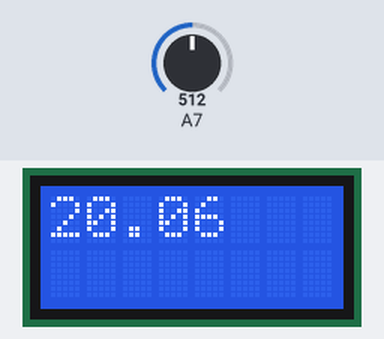
A sketch run on a simulated Arduino Nano, built with avr-gcc and run on an emulated ATmega328P. Parts: 8×2 character LCD. Inputs (shaded band) come from the test bench; at power-on: A7 = 512.

Above: at 1.4 s.
1.5 s: A7 set to 716
At 2.9 s:
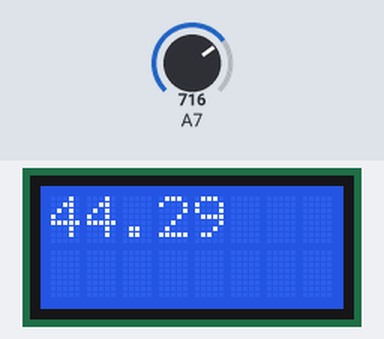
3.9 s: A7 set to 900
At 5.8 s:
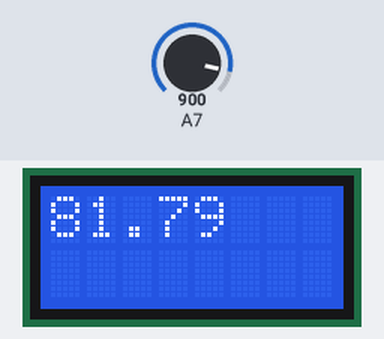
6.4 s: A7 set to 1023
At 8.6 s:
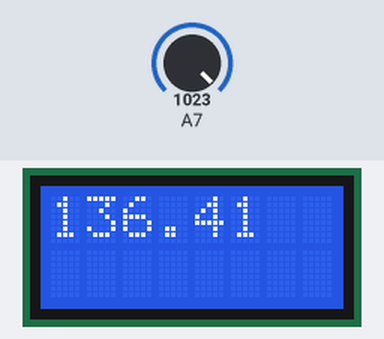
Timing chart, 0 to 10.1 s (numbered marks = the images above; inputs shaded):
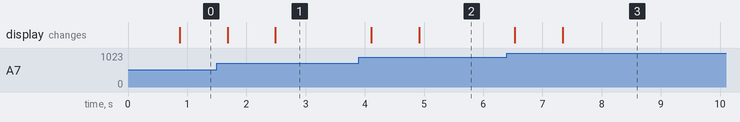

Measured:
- after the input at 1.5 s, the display: first changes after 0.18 s (image 1 shows a later state)
- after the input at 3.9 s, the display: first changes after 0.21 s (image 2 shows a later state)
- after the input at 6.4 s, the display: first changes after 0.14 s (image 3 shows a later state)

The sketch:

temperature_on_LCD.ino
```cpp
#include <Wire.h>¸
#include <LiquidCrystal_I2C.h>
LiquidCrystal_I2C DaqLcd(0x27, 2, 1, 0, 4, 5, 6, 7, 3, POSITIVE);
//            k0        k1        k2        k3        k4      k5
float k[6] = { -74.91, 530.963E-3, -1.685E-3, 3.253E-6, -3.128E-9, 1.227E-12};

void setup() {
  DaqLcd.begin(8, 2);
}

void loop() {
  // send the value of analog input 0:
  int i;
  float CH1 = 0;
  for (i = 0; i < 256; i++) {
    CH1 += analogRead(A7);
    delay(3);
  }
  float Vol_CH1 = float(CH1 / 256.0);

  float Temp_CH1 = 0;
  for (int i = 0; i <= 5; i++) {
    Temp_CH1 += k[i] * pow(Vol_CH1, i);
  }

  DaqLcd.home();
  DaqLcd.print(Temp_CH1);
  //delay(1000);
}
```
